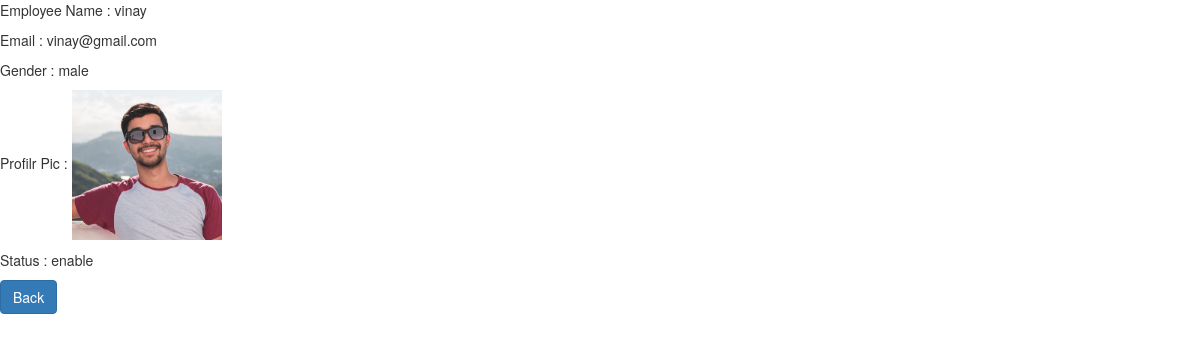
The page /details/1 on the database its author committed.
### empapp/models.py (models this page shows)
class Employee(models.Model):
    Gender_status=(('male','Male'),('Female','Female'))
    employee_status=(('enable','Enable'),('disable','Desable'))
    employee_fullname=models.CharField(max_length=100)
    email_id=models.EmailField()
    gender=models.CharField(max_length=10,choices=Gender_status,default='Male')
    Profile_Pic=models.ImageField(upload_to='images/')
    employee_status=models.CharField(max_length=10,choices=employee_status,default='Male')

### empapp/views.py (the view)
# urls.py: path('details/<int:pk>',views.Employee_details_view.as_view(),name='detail'),
class Employee_details_view(DetailView):
    model = Employee

### templates/empapp/employee_detail.html (shortened to what this page needs)
<!DOCTYPE html>
<html lang="en" dir="ltr">
  <head>
    <link rel="stylesheet" href="https://maxcdn.bootstrapcdn.com/bootstrap/3.4.0/css/bootstrap.min.css">
  </head>
  <body>
      <p>Employee Name : {{employee.employee_fullname}}</p>
      <p>Email : {{employee.email_id}}</p>
      <p>Gender : {{employee.gender}}</p>
      <p>Profilr Pic : <img src="{{ employee.Profile_Pic.url }}" alt="" width='150px' height='150px'></p>
      <p>Status : {{employee.employee_status}}</p>
    <p><a href="/" class='btn btn-primary btn-md'>Back</a>
    </p>
  </body>
</html>

### rows shown on the page
Employee: employee_fullname "vinay", email_id "vinay@gmail.com", gender "male", Profile_Pic (picture), employee_status "enable"
